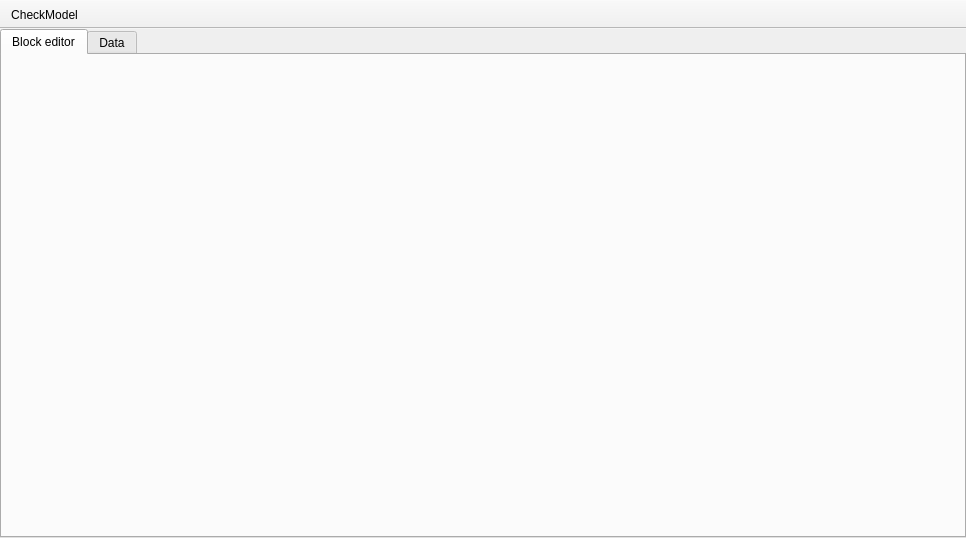
<?xml version="1.0" encoding="UTF-8"?>
<ui version="4.0">
 <class>MainWindow</class>
 <widget class="QMainWindow" name="MainWindow">
  <property name="geometry">
   <rect>
    <x>0</x>
    <y>0</y>
    <width>966</width>
    <height>538</height>
   </rect>
  </property>
  <property name="windowTitle">
   <string>MainWindow</string>
  </property>
  <widget class="QWidget" name="centralwidget">
   <layout class="QVBoxLayout" name="verticalLayout">
    <property name="leftMargin">
     <number>0</number>
    </property>
    <property name="topMargin">
     <number>0</number>
    </property>
    <property name="rightMargin">
     <number>0</number>
    </property>
    <property name="bottomMargin">
     <number>0</number>
    </property>
    <item>
     <widget class="QTabWidget" name="tabWidget">
      <property name="currentIndex">
       <number>0</number>
      </property>
      <widget class="QWidget" name="tab">
       <attribute name="title">
        <string>Block editor</string>
       </attribute>
       <layout class="QVBoxLayout" name="verticalLayout_4">
        <item>
         <layout class="QVBoxLayout" name="editorLayout"/>
        </item>
       </layout>
      </widget>
      <widget class="QWidget" name="tab_2">
       <attribute name="title">
        <string>Data</string>
       </attribute>
       <layout class="QVBoxLayout" name="verticalLayout_3">
        <item>
         <widget class="QSplitter" name="splitter_3">
          <property name="orientation">
           <enum>Qt::Orientation::Horizontal</enum>
          </property>
          <widget class="QFrame" name="frame_8">
           <property name="maximumSize">
            <size>
             <width>400</width>
             <height>16777215</height>
            </size>
           </property>
           <property name="frameShape">
            <enum>QFrame::Shape::NoFrame</enum>
           </property>
           <property name="frameShadow">
            <enum>QFrame::Shadow::Raised</enum>
           </property>
           <layout class="QVBoxLayout" name="verticalLayout_7">
            <property name="topMargin">
             <number>8</number>
            </property>
            <item>
             <widget class="QListWidget" name="datalistWidget">
              <item>
               <property name="text">
                <string>State variables</string>
               </property>
              </item>
              <item>
               <property name="text">
                <string>Algebraic variables</string>
               </property>
              </item>
              <item>
               <property name="text">
                <string>Constants</string>
               </property>
              </item>
             </widget>
            </item>
           </layout>
          </widget>
          <widget class="QFrame" name="PlotFrame">
           <property name="frameShape">
            <enum>QFrame::Shape::NoFrame</enum>
           </property>
           <property name="frameShadow">
            <enum>QFrame::Shadow::Raised</enum>
           </property>
           <layout class="QHBoxLayout" name="horizontalLayout">
            <property name="leftMargin">
             <number>8</number>
            </property>
            <property name="topMargin">
             <number>8</number>
            </property>
            <property name="rightMargin">
             <number>8</number>
            </property>
            <property name="bottomMargin">
             <number>8</number>
            </property>
            <item>
             <widget class="QTableView" name="datatableView"/>
            </item>
           </layout>
          </widget>
         </widget>
        </item>
       </layout>
      </widget>
     </widget>
    </item>
   </layout>
  </widget>
  <widget class="QToolBar" name="toolBar">
   <property name="windowTitle">
    <string>toolBar</string>
   </property>
   <property name="movable">
    <bool>false</bool>
   </property>
   <attribute name="toolBarArea">
    <enum>TopToolBarArea</enum>
   </attribute>
   <attribute name="toolBarBreak">
    <bool>false</bool>
   </attribute>
   <addaction name="actionCheckModel"/>
  </widget>
  <action name="actionCheckModel">
   <property name="text">
    <string>CheckModel</string>
   </property>
   <property name="menuRole">
    <enum>QAction::MenuRole::NoRole</enum>
   </property>
  </action>
 </widget>
 <resources>
  <include location="icons.qrc"/>
 </resources>
 <connections/>
</ui>
